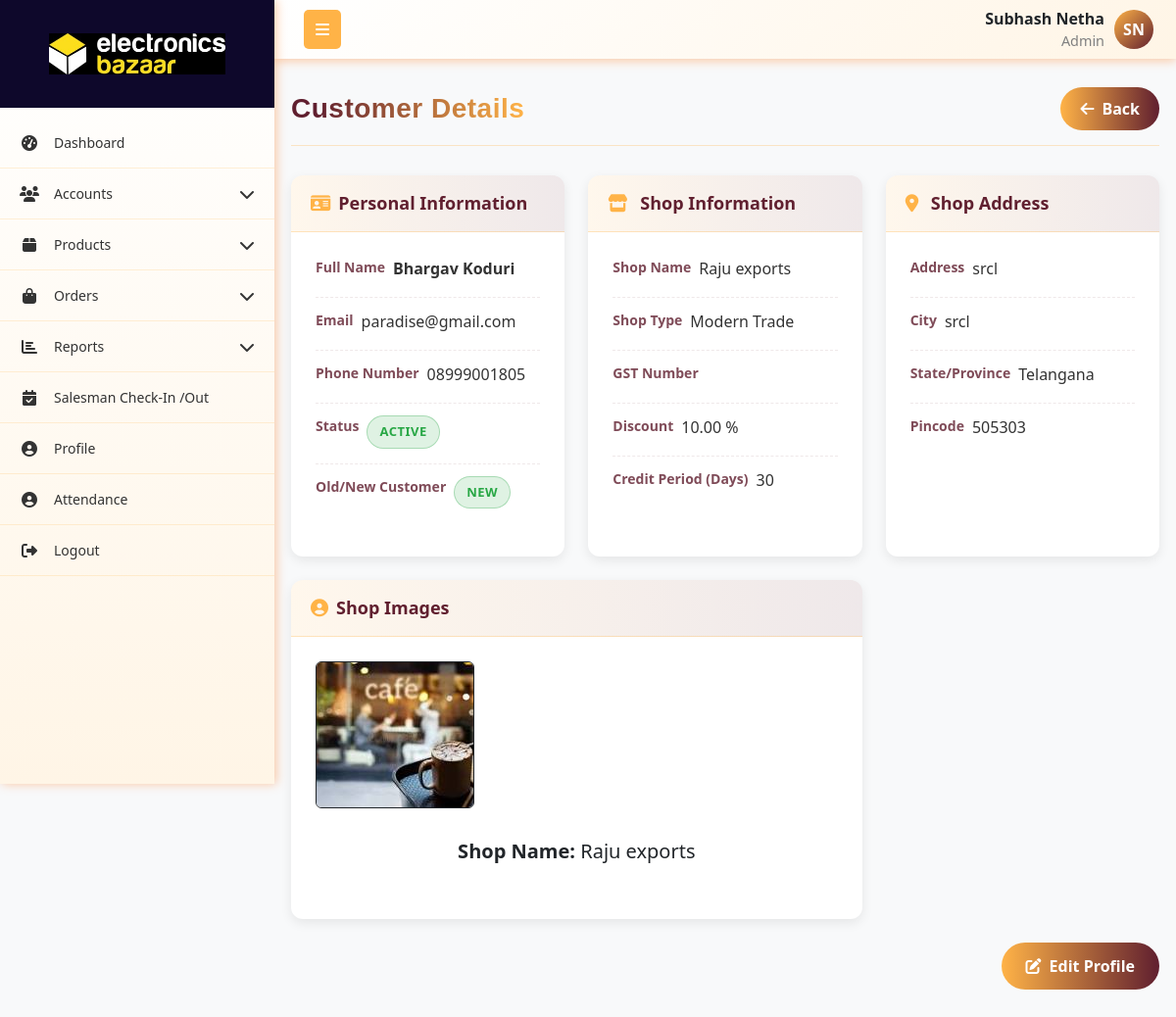
The app's page /customer/view/1/ (signed in) with its own data.
### App1/models.py (models this page shows, shortened)
class User(models.Model):
    role = models.ForeignKey(Role,on_delete=models.SET_NULL, null=True, related_name="role")
    username = models.CharField(max_length=255, unique=True)
    password = models.CharField(max_length=255)
    first_name = models.CharField(max_length=255)
    last_name = models.CharField(max_length=255,null=True, blank=True)
    email = models.EmailField(unique=True)
    phone_number = models.CharField(max_length=15, unique=True)
    address = models.TextField(null=True, blank=True)
    city = models.CharField(max_length=255,null=True, blank=True)
    state = models.CharField(max_length=255,null=True, blank=True)
    pincode = models.CharField(max_length=10,null=True, blank=True)
    is_active = models.BooleanField(default=True)
    created_at = models.DateTimeField(auto_now_add=True)
    updated_at = models.DateTimeField(auto_now=True)
    profile_picture = models.ImageField(upload_to='profile_pictures/', null=True, blank=True)

class Role(models.Model):
    name = models.CharField(max_length=255, unique=True)
    created_at = models.DateTimeField(auto_now_add=True)
    updated_at = models.DateTimeField(auto_now=True)

class Customer(models.Model):
    user = models.ForeignKey(User, on_delete=models.SET_NULL, null=True, related_name='customers')
    customer_name = models.CharField(max_length=255,null=True,blank=True)
    full_name = models.CharField(max_length=255,null=True,blank=True)
    email = models.EmailField(unique=True, null=True,blank=True)
    phone_number = models.CharField(unique=True, max_length=50, null=True,blank=True)
    shop_type = models.CharField(
        max_length=50,
        choices=[
            ('NMT', 'National Modern Trade'),
            ('MT', 'Modern Trade'),
            ('SMT', 'Semi Modern Trade'),
            ('SPECIAL', 'Speciality Store'),
            ('GT', 'General Trade'),
        ],
        blank=True, null=True
    )
    gst_number = models.CharField(max_length=100,null=True,blank=True)
    shop_name = models.CharField(max_length=255)
    shop_address = models.TextField()
    shop_city = models.CharField(max_length=255)
    shop_district = models.CharField(max_length=255)
    shop_pincode = models.CharField(max_length=50)
    shop_state = models.CharField(max_length=255)
    discount = models.DecimalField(max_digits=5, decimal_places=2, default=0.00)
    is_active = models.BooleanField(default=True)
    is_new = models.BooleanField(default=True)
    is_gst_registered = models.BooleanField(default=False, help_text="Is the customer GST registered?")
    created_at = models.DateTimeField(auto_now_add=True)
    updated_at = models.DateTimeField(auto_now=True)
    weekday_footfall = models.PositiveIntegerField(help_text="Average number of visitors during weekdays",null=True,blank=True)
    weekend_footfall = models.PositiveIntegerField(help_text="Average number of visitors during weekends",null=True,blank=True)
    credit_period = models.CharField(max_length=100,help_text="Credit period in No of Days", null=True, blank=True)
    nature_of_business = models.TextField(blank=True, null=True)
    latitude = models.CharField(max_length=50, blank=True, null=True)
    longitude = models.CharField(max_length=50, blank=True, null=True)

class CustomerShopImage(models.Model):
    customer = models.ForeignKey(Customer, on_delete=models.CASCADE, related_name='shop_images')
    image = models.ImageField(upload_to=shop_image_upload_path)
    description = models.CharField(max_length=255, blank=True, null=True)  # optional: e.g., "Front view", etc.

### App1/views.py (the view)
# urls.py: path('customer/view/<int:customer_id>/', view_customer, name='view_customer'),
def view_customer(request, customer_id):
    current_user, role_permission= get_logged_in_user(request)
    if not current_user:
        return redirect('login')
    customer = get_object_or_404(Customer, id=customer_id)
    shop_images = customer.shop_images.all()
    context = {
        'current_user': current_user,
        'role_permission': role_permission,
        'customer': customer,
        'shop_images': shop_images
    }
    return render(request, 'accounts/view_customer.html', context)

### templates/accounts/view_customer.html (shortened to what this page needs)
{% extends 'company_admin/base.html' %}
{% load static %}
{% block content %}
<div class="container-fluid mt-4 mb-5">
    <div class="user-header">
        <h1 class="user-title">Customer Details</h1>
        <button onclick="window.history.back()" class="close-btn">
            <i class="fas fa-arrow-left"></i> Back
        </button>
    </div>
    <div class="row g-4">
        <div class="col-lg-4 col-md-6 col-sm-12 d-flex">
            <div class="card mb-4 flex-grow-1">
                <div class="card-header"><i class="fas fa-id-card me-2"></i>Personal Information</div>
                <div class="card-body">
                    <div class="info-item">
                        <div class="info-label">Full Name</div>
                        <div class="info-value"><strong>{{ customer.full_name }}</strong></div>
                    </div>
                    <div class="info-item">
                        <div class="info-label">Email</div>
                        <div class="info-value">{{ customer.email }}</div>
                    </div>
                    <div class="info-item">
                        <div class="info-label">Phone Number</div>
                        <div class="info-value">{{ customer.phone_number }}</div>
                    </div>
                    <div class="info-item">
                        <div class="info-label"> Status</div>
                        <div class="info-value">
                            <span class="status-badge {% if customer.is_active %}active{% else %}inactive{% endif %}">
                                {% if customer.is_active %}Active{% else %}Inactive{% endif %}
                            </span>
                        </div>
                    </div>
                    <div class="info-item">
                        <div class="info-label">Old/New Customer</div>
                        <div class="info-value">
                            <span class="status-badge {% if customer.is_active %}active{% else %}inactive{% endif %}">
                                {% if customer.is_new %}New{% else %}Old{% endif %}
                            </span>
                        </div>
                    </div>
                </div>
            </div>
        </div>
        <div class="col-lg-4 col-md-6 col-sm-12 d-flex">
            <div class="card mb-4 flex-grow-1">
                <div class="card-header"><i class="fas fa-store me-2"></i> Shop Information</div>
                <div class="card-body">
                    <div class="info-item">
                        <div class="info-label">Shop Name</div>
                        <div class="info-value">{{ customer.shop_name }}</div>
                    </div>
                    <div class="info-item">
                        <div class="info-label">Shop Type</div>
                        <div class="info-value">{{ customer.get_shop_type_display }}</div>
                    </div>
                    <div class="info-item">
                        <div class="info-label">GST Number</div>
                    </div>
                    <div class="info-item">
                        <div class="info-label">Discount</div>
                        <div class="info-value">{{ customer.discount }} %</div>
                    </div>
                    <div class="info-item">
                        <div class="info-label">Credit Period (Days)</div>
                        <div class="info-value">{{ customer.credit_period|default:"Not provided" }}</div>
                    </div>
                </div>
            </div>
        </div>
        <div class="col-lg-4 col-md-6 col-sm-12 d-flex">
            <div class="card mb-4 flex-grow-1">
                <div class="card-header"><i class="fas fa-map-marker-alt me-2"></i> Shop Address</div>
                <div class="card-body">
                    <div class="info-item">
                        <div class="info-label">Address</div>
                        <div class="info-value">{{ customer.shop_address |default:"Not provided" }}</div>
                    </div>
                    <div class="info-item">
                        <div class="info-label">City</div>
                        <div class="info-value">{{ customer.shop_city|default:"Not provided" }}</div>
                    </div>
                    <div class="info-item">
                        <div class="info-label">State/Province</div>
                        <div class="info-value">{{ customer.shop_state|default:"Not provided" }}</div>
                    </div>
                    <div class="info-item">
                        <div class="info-label">Pincode</div>
                        <div class="info-value">{{ customer.shop_pincode |default:"Not provided" }}</div>
                    </div>
                </div>
            </div>
        </div>
        <div class="col-lg-8 col-md-12 col-sm-12 d-flex">
            <div class="card mb-4 flex-grow-1">
                <div class="card-header">
                    <i class="fas fa-user-circle me-2"></i>Shop Images
                </div>
                <div class="card-body text-center">
                    {% if shop_images %}
                        <div class="row justify-content-start">
                            {% for image in shop_images %}
                                <div class="col-12 col-md-6 col-lg-4 mb-3 d-flex ">
                                    <img src="{{ image.image.url }}" alt="Shop Image"
                                        class="img-fluid border border-dark rounded"
                                        style="width: 100%; height: 150px; object-fit: cover;">
                                </div>
                            {% endfor %}
                        </div>
                    {% else %}
                        <div class="alert alert-info mt-3">
                            No shop images available for this customer.
                        </div>
                    {% endif %}
                    <h5 class="mt-3"><strong>Shop Name:</strong> {{ customer.shop_name }}</h5>
                </div>
            </div>
        </div>
    </div>
    <div class="d-flex justify-content-end mt-4">
        <a href="{% url 'edit_customer' customer.id %}" class="btn btn-edit text-white">
            <i class="fas fa-edit"></i> Edit Profile
        </a>
    </div>
</div>
{% endblock %}

### templates/company_admin/base.html (shortened to what this page needs)
{% load static %}
<!DOCTYPE html>
<html lang="en">
<head>
    <link href="https://cdnjs.cloudflare.com/ajax/libs/bootstrap/5.3.0/css/bootstrap.min.css" rel="stylesheet">
    <link href="https://cdnjs.cloudflare.com/ajax/libs/font-awesome/6.4.0/css/all.min.css" rel="stylesheet">
    <link rel="stylesheet" href="https://cdn.datatables.net/1.13.4/css/dataTables.bootstrap5.min.css">
    <link rel="stylesheet" href="https://cdn.datatables.net/responsive/2.4.1/css/responsive.bootstrap5.min.css">
    <link rel="stylesheet" href="{% static 'css/alert.css' %}">
</head>
<body>
    <nav class="top-navbar">
        <div class="navbar-container">
            <div class="navbar-left">
                <button class="sidebar-toggle" id="sidebarToggle">
                    <i class="fas fa-bars"></i>
                </button>
            </div>
            <div class="navbar-right me-2">
                <div class="navbar-user-info">
                    <span class="username">{{current_user.first_name}} {{current_user.last_name}}</span>
                    <span class="role">{{current_user.role.name}}</span>
                </div>
                {% if current_user.profile_picture %}
                    <img src="{{ current_user.profile_picture.url }}"
                        alt="{{ current_user.get_full_name }}"
                        class="navbar-profile-img">
                {% else %}
                     <div class="navbar-profile-fallback">
                        {{ current_user.first_name|first|upper }}{{ current_user.last_name|first|upper }}
                    </div>
                {% endif %}
            </div>
        </div>
    </nav>
    <nav class="sidebar" id="sidebar">
        <div class="sidebar-logo-container">
            <img src="{% static 'images/main-logo.jpg' %}" alt="Company Logo"  class="logo">
        </div>
        <ul class="nav flex-column sidebar-nav">
            {% if role_permission.dashboard_v %}
            <li class="nav-item">
                <a class="nav-link" href="{% url 'dashboard' %}">
                    <i class="fas fa-tachometer-alt nav-icon"></i>
                    <span class="nav-text">Dashboard</span>
                </a>
            </li>
            {% endif %}
            {% if role_permission.roles_v or role_permission.users_v or role_permission.customer_v %}
            <li class="nav-item">
                <a class="nav-link" href="#">
                    <i class="fas fa-users nav-icon"></i>
                    <span class="nav-text">Accounts</span>
                    <i class="fas fa-chevron-down arrow"></i>
                </a>
            </li>
            {% endif %}
            {% if role_permission.category_v or role_permission.all_products_v or role_permission.daily_production_v or role_permission.inventory_v %}
            <li class="nav-item">
                <a class="nav-link" href="#">
                    <i class="fas fa-box nav-icon"></i>
                    <span class="nav-text">Products</span>
                    <i class="fas fa-chevron-down arrow"></i>
                </a>
            </li>
            {% endif %}
            {% if role_permission.orders_v %}
            <li class="nav-item">
                <a class="nav-link" href="#">
                    <i class="fas fa-shopping-bag nav-icon"></i>
                    <span class="nav-text">Orders</span>
                    <i class="fas fa-chevron-down arrow"></i>
                </a>
            </li>
            {% endif %}
            {% if role_permission.s_reports_v or role_permission.c_reports_v %}
            <li class="nav-item">
                <a class="nav-link" href="#">
                    <i class="fas fa-chart-bar nav-icon"></i>
                    <span class="nav-text">Reports</span>
                    <i class="fas fa-chevron-down arrow"></i>
                </a>
            </li>
            {% endif %}
            {% if current_user.role.name == 'Admin' %}
            <li class="nav-item">
                <a class="nav-link" href="{% url 'salesman_visit_list' %}">
                    <i class="fas fa-calendar-check nav-icon"></i>
                    <span class="nav-text">Salesman Check-In /Out</span>
                </a>
            </li>
            {% endif %}
            <li class="nav-item">
                <a class="nav-link" href="{% url 'profile' %}">
                    <i class="fas fa-user-circle nav-icon"></i>
                    <span class="nav-text">Profile</span>
                </a>
            </li>
            <li class="nav-item">
                <a class="nav-link" href="{% url 'attendance' %}">
                    <i class="fas fa-user-circle nav-icon"></i>
                    <span class="nav-text">Attendance</span>
                </a>
            </li>
            <li class="nav-item">
                <a class="nav-link" href="{% url 'logout' %}" onclick="return confirm('Are you sure?');" >
                    <i class="fas fa-sign-out-alt nav-icon"></i>
                    <span class="nav-text">Logout</span>
                </a>
            </li>
        </ul>
    </nav>
    <main class="main-content" id="mainContent">
        {% block content %}{% endblock %}
    </main>
</body>
</html>

### records on screen
User: first_name "Subhash", last_name "Netha", role.name "Admin", first_name|first "S", last_name|first "N"
Customer: full_name "Bhargav Koduri", email "paradise@gmail.com", phone_number "08999001805", shop_name "Raju exports", shop_type "Modern Trade", discount "10.00", credit_period "30", shop_address "srcl", shop_city "srcl", shop_state "Telangana", shop_pincode "505303"
CustomerShopImage: image (picture)
